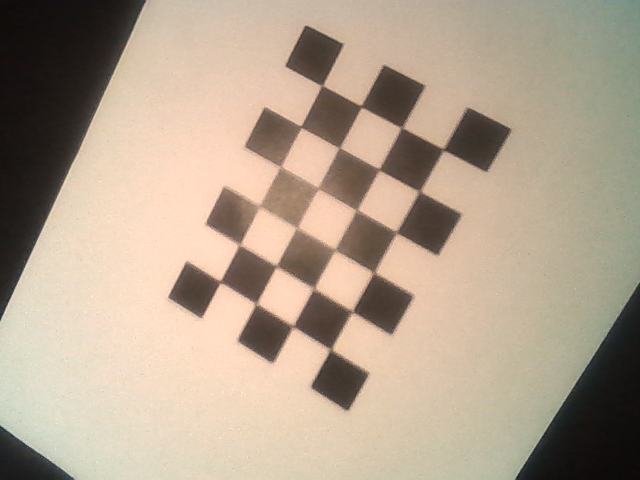
#> input picture medicalPID/code/mujoco/camera/calib/0.png, 640 x 480 px; its folder holds only this picture in this run
$ python camera_calibration.py
#> lines starting #> are read from the running program, lines starting #| are printed output that depends on the picture; after the words box and inside, x2 and y2 are one past the last pixel; in counts of white or black regions, pixels touching at a corner belong together
import numpy as np
import cv2 as cv
import glob
import numpy as np

dir = "C:/Users/marie/OneDrive/Skrivebord/code"
# termination criteria
criteria = (cv.TERM_CRITERIA_EPS + cv.TERM_CRITERIA_MAX_ITER, 30, 0.001)
# prepare object points, like (0,0,0), (1,0,0), (2,0,0) ....,(6,5,0)
objp = np.zeros((4*6,3), np.float32)
objp[:,:2] = np.mgrid[0:6,0:4].T.reshape(-1,2)
# Arrays to store object points and image points from all the images.
objpoints = [] # 3d point in real world space
imgpoints = [] # 2d points in image plane.
images = glob.glob(dir + "/calib/*.png")
for fname in images:
    img = cv.imread(fname)
#> img is the input picture: shape (480, 640, 3); mean B, G, R 142.4, 161.5, 178.3
    gray = cv.cvtColor(img, cv.COLOR_BGR2GRAY)
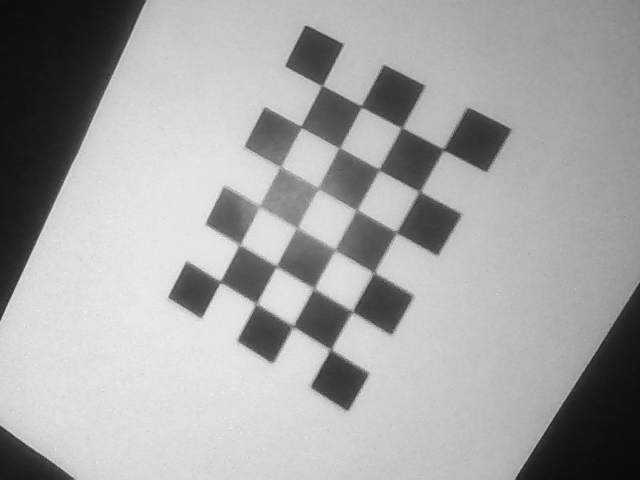
#> gray: shape (480, 640); min 9, max 248, mean 164.4
    # Find the chess board corners
    ret, corners = cv.findChessboardCorners(gray, (6,4), None)
#> ret = True; corners = 24 rows, first 8: [221, 281.5], [239.5, 244.5], [259, 206.5], [281.9, 165.7], [300.7, 125.1], [322, 85.5], [256.5, 303], [276, 266.5]
    # If found, add object points, image points (after refining them)
    if ret == True:
        objpoints.append(objp)
        corners2 = cv.cornerSubPix(gray,corners, (11,11), (-1,-1), criteria)
#> corners2 = 24 rows, first 8: [220.3, 281.7], [239.5, 244.7], [259.1, 206], [280.4, 166.6], [301, 127], [322, 85.61], [256.2, 303.5], [276.4, 266]
        imgpoints.append(corners2)
        # Draw and display the corners
        cv.drawChessboardCorners(img, (6,4), corners2, ret)
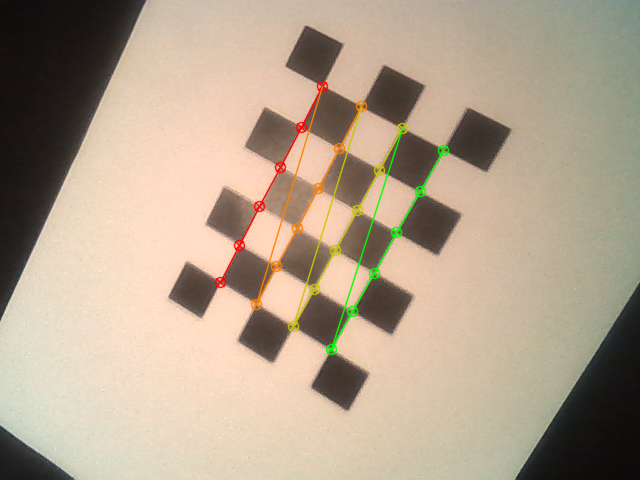
#> img: shape (480, 640, 3); 2.09% of pixels changed, all inside (x1, y1, x2, y2) = (214, 80, 450, 356)
        cv.imshow('img', img)
        cv.waitKey(500)
cv.destroyAllWindows()

ret, mtx, dist, rvecs, tvecs = cv.calibrateCamera(objpoints, imgpoints, gray.shape[::-1],None,None)
#> ret = 0.263; mtx = [[306.1, 0, 328.3], [0, 312.1, 222.7], [0, 0, 1]]; dist = [[0.247, -2.59, -0.00604, -0.00245, 7.96]]; rvecs = ([-0.0521, 0.115, -1.06],); tvecs = ([-2.55, 1.37, 7.27],)
#h,  w = img.shape[:2]
#newcameramtx, roi=cv.getOptimalNewCameraMatrix(mtx,dist,(w,h),1,(w,h))
#print(newcameramtx)

np.save(dir + "/mtx.npy", mtx)
np.save(dir + "/dist.npy", dist)

$ run again, on medicalPID/code/mujoco/camera/calib/12.png
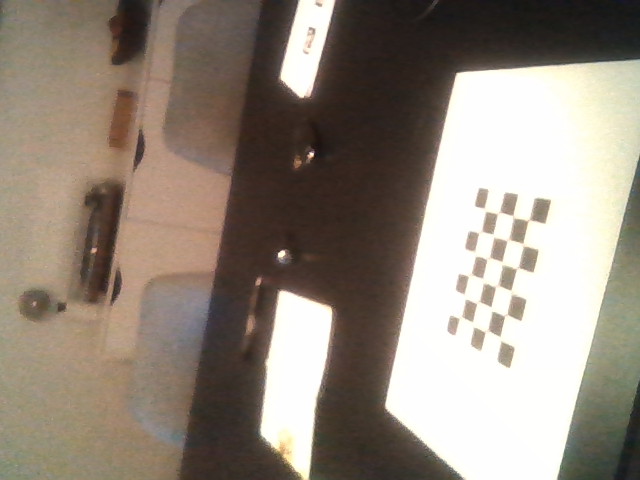
#> input picture medicalPID/code/mujoco/camera/calib/12.png, 640 x 480 px
#> img is the input picture: shape (480, 640, 3); mean B, G, R 124.9, 136.4, 147.4
#> `gray = cv.cvtColor(img, cv.COLOR_BGR2GRAY)`:
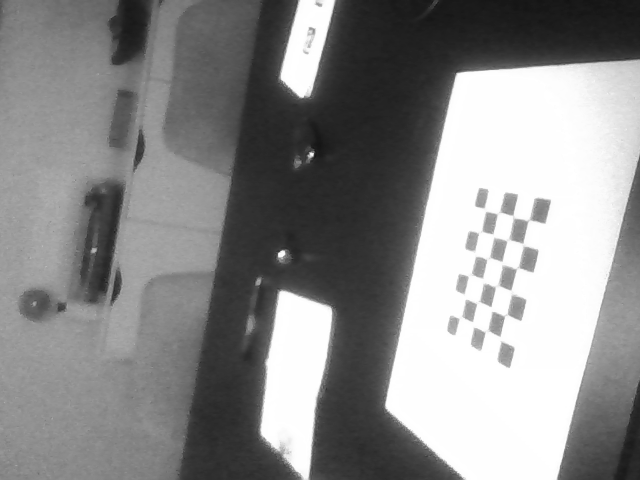
#> gray: shape (480, 640); min 18, max 255, mean 138.4
#> `ret, corners = cv.findChessboardCorners(gray, (6,4), None)`: ret = True; corners = 24 rows, first 8: [465, 311], [470, 303], [475, 274], [474.4, 255.8], [480, 232.5], [483.7, 211.4], [471.6, 325.1], [478, 303]
#> corners2 = 24 rows, first 8: [466.4, 320.7], [478.2, 302.2], [474.6, 277], [475, 253.9], [480.3, 231.6], [482.8, 209.7], [472.6, 324.1], [478.2, 302.2]
#> `cv.drawChessboardCorners(img, (6,4), corners2, ret)`:
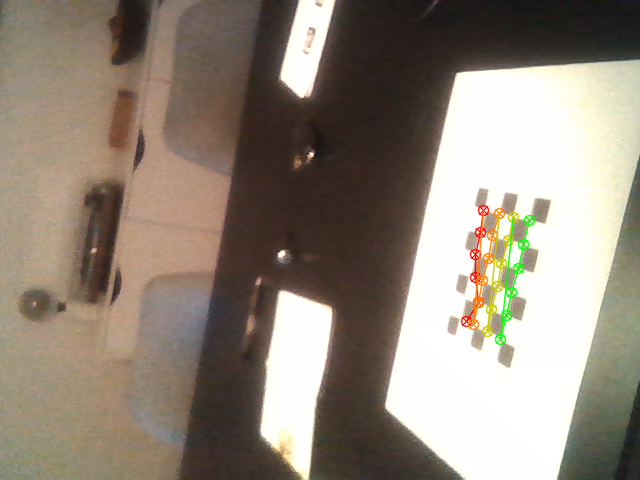
#> img: shape (480, 640, 3); 1.26% of pixels changed, all inside (x1, y1, x2, y2) = (460, 204, 536, 346)
#> `ret, mtx, dist, rvecs, tvecs = cv.calibrateCamera(objpoints, imgpoints..`: ret = 2.29; mtx = [[180.6, 0, 282.3], [0, 568.8, 277], [0, 0, 1]]; dist = [[-0.178, -0.0494, -0.0418, 0.0178, 0.0361]]; rvecs = ([-0.0997, 0.0595, -1.24],); tvecs = ([24.91, 3.76, 19.07],)

$ run again, on medicalPID/code/mujoco/camera/calib/13.png
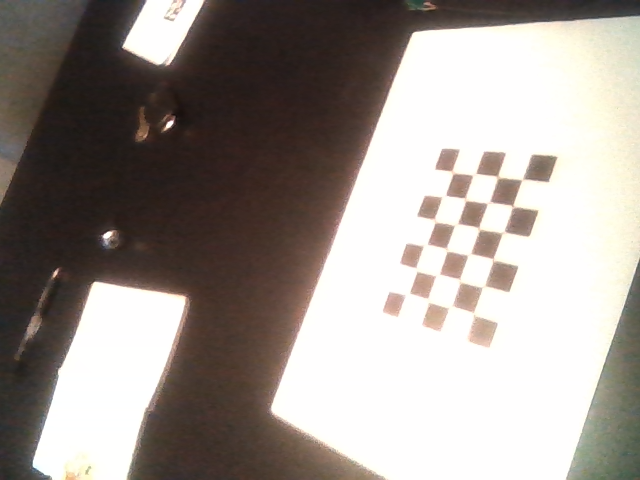
#> input picture medicalPID/code/mujoco/camera/calib/13.png, 640 x 480 px
#> img is the input picture: shape (480, 640, 3); mean B, G, R 144, 149.4, 157.1
#> `gray = cv.cvtColor(img, cv.COLOR_BGR2GRAY)`:
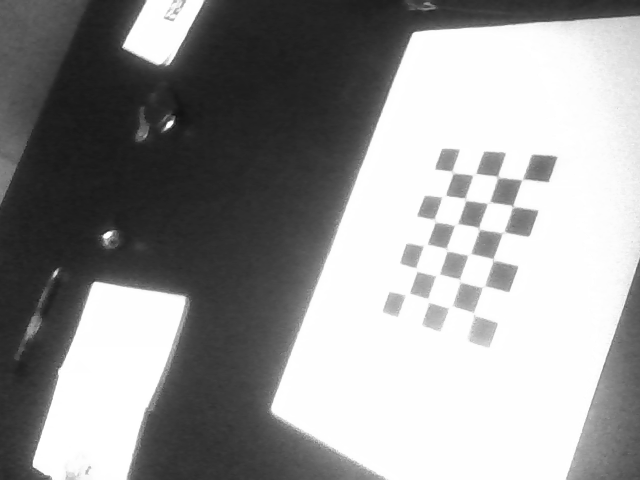
#> gray: shape (480, 640); min 14, max 255, mean 151
#> `ret, corners = cv.findChessboardCorners(gray, (6,4), None)`: ret = True; corners = 24 rows, first 8: [406.2, 294.9], [417, 269], [426.4, 244.3], [437.2, 218.1], [443, 194.5], [453.5, 172], [430.4, 299.9], [438.4, 276.2]
#> corners2 = 24 rows, first 8: [407.8, 293.9], [416.4, 269.6], [425.8, 244.6], [434.7, 220.7], [444.1, 195.9], [452.6, 172.2], [428.3, 300.4], [438, 274.5]
#> `cv.drawChessboardCorners(img, (6,4), corners2, ret)`:
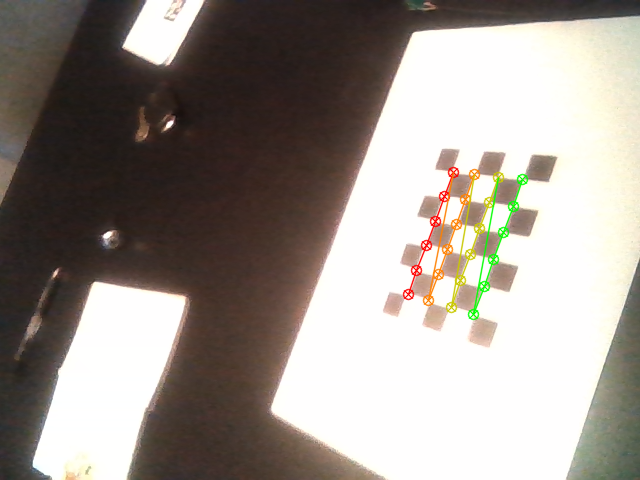
#> img: shape (480, 640, 3); 1.5% of pixels changed, all inside (x1, y1, x2, y2) = (402, 166, 529, 321)
#> `ret, mtx, dist, rvecs, tvecs = cv.calibrateCamera(objpoints, imgpoints..`: ret = 0.319; mtx = [[817, 0, 316.8], [0, 686.4, 238.1], [0, 0, 1]]; dist = [[1.07, -26.18, 0.0158, 0.0186, 182]]; rvecs = ([-0.828, 0.587, -1.17],); tvecs = ([2.97, 2.17, 27.23],)

$ run again, on medicalPID/code/mujoco/camera/calib/14.png
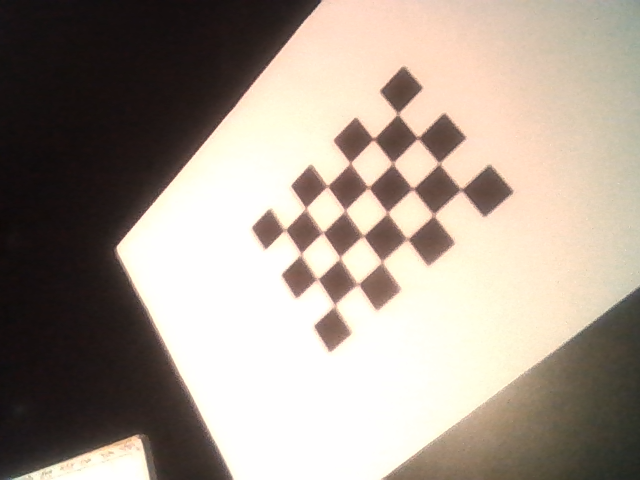
#> input picture medicalPID/code/mujoco/camera/calib/14.png, 640 x 480 px
#> img is the input picture: shape (480, 640, 3); mean B, G, R 141.6, 153.1, 164.6
#> `gray = cv.cvtColor(img, cv.COLOR_BGR2GRAY)`:
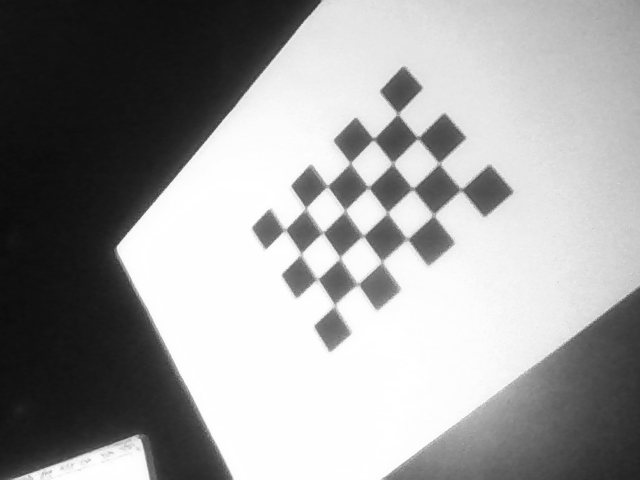
#> gray: shape (480, 640); min 10, max 255, mean 155.2
#> `ret, corners = cv.findChessboardCorners(gray, (6,4), None)`: ret = True; corners = 24 rows, first 8: [284, 229.5], [305.9, 207.7], [326.5, 187], [350.5, 162.5], [373.4, 139], [397.6, 115.1], [300, 254.5], [322, 233.5]
#> corners2 = 24 rows, first 8: [284.7, 229.8], [305.7, 208.3], [327.3, 186.1], [350.2, 163.1], [373.5, 139], [397.6, 113.7], [300.9, 254], [322.6, 232.6]
#> `cv.drawChessboardCorners(img, (6,4), corners2, ret)`:
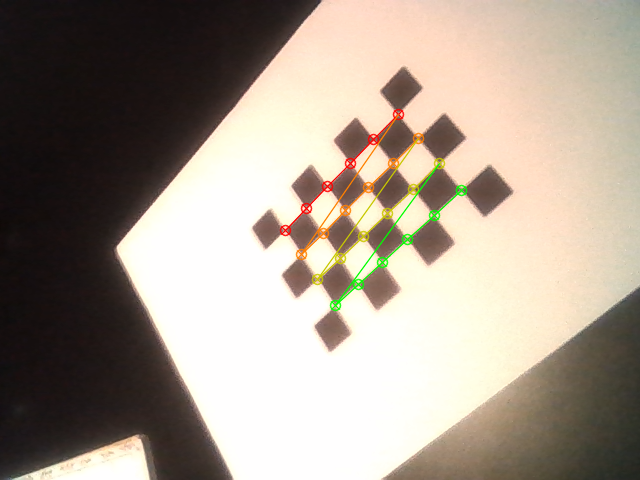
#> img: shape (480, 640, 3); 1.55% of pixels changed, all inside (x1, y1, x2, y2) = (279, 108, 468, 312)
#> `ret, mtx, dist, rvecs, tvecs = cv.calibrateCamera(objpoints, imgpoints..`: ret = 0.163; mtx = [[929.3, 0, 298.6], [0, 795.9, 246.8], [0, 0, 1]]; dist = [[-0.59, 35.66, 0.00796, -0.0319, -499.9]]; rvecs = ([-0.333, 0.729, -0.651],); tvecs = ([-0.372, -0.536, 25.01],)

$ run again, on medicalPID/code/mujoco/camera/calib/1.png
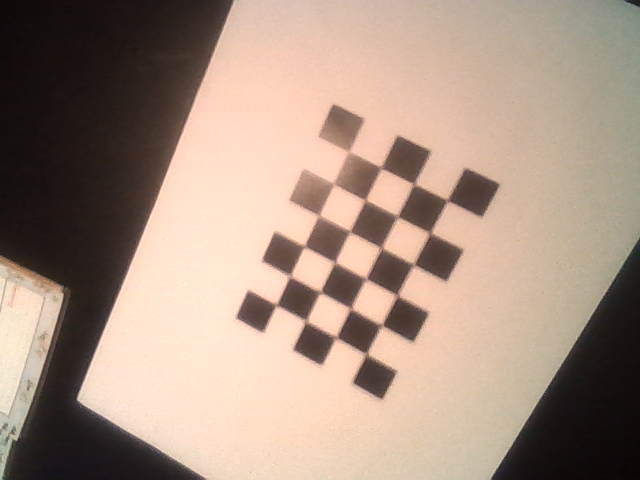
#> input picture medicalPID/code/mujoco/camera/calib/1.png, 640 x 480 px
#> img is the input picture: shape (480, 640, 3); mean B, G, R 129.6, 145, 166.7
#> `gray = cv.cvtColor(img, cv.COLOR_BGR2GRAY)`:
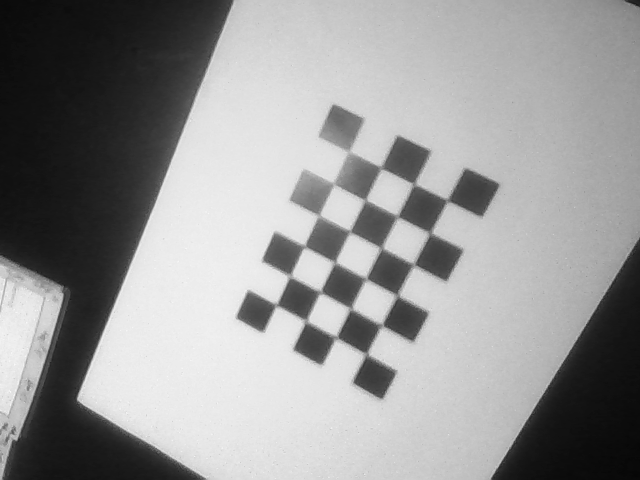
#> gray: shape (480, 640); min 6, max 248, mean 149.8
#> `ret, corners = cv.findChessboardCorners(gray, (6,4), None)`: ret = True; corners = 24 rows, first 8: [276, 305], [290, 276], [304, 246.5], [320, 225], [348, 186], [360, 164], [306, 321], [320, 292]
#> corners2 = 24 rows, first 8: [276.3, 304.9], [289.8, 276.3], [304.3, 246.1], [318.8, 215.6], [348, 186], [360, 164], [306, 321.2], [320.2, 292]
#> `cv.drawChessboardCorners(img, (6,4), corners2, ret)`:
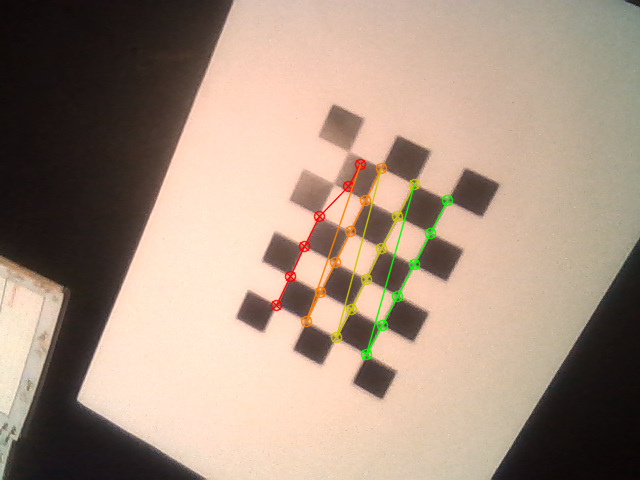
#> img: shape (480, 640, 3); 1.72% of pixels changed, all inside (x1, y1, x2, y2) = (270, 158, 454, 361)
#> `ret, mtx, dist, rvecs, tvecs = cv.calibrateCamera(objpoints, imgpoints..`: ret = 2.52; mtx = [[431.8, 0, 255.4], [0, 551.6, 304.9], [0, 0, 1]]; dist = [[-7.33, -21.15, -0.503, 1.8, 449.6]]; rvecs = ([0.000339, -0.646, -1.03],); tvecs = ([0.778, 0.00361, 18.62],)
